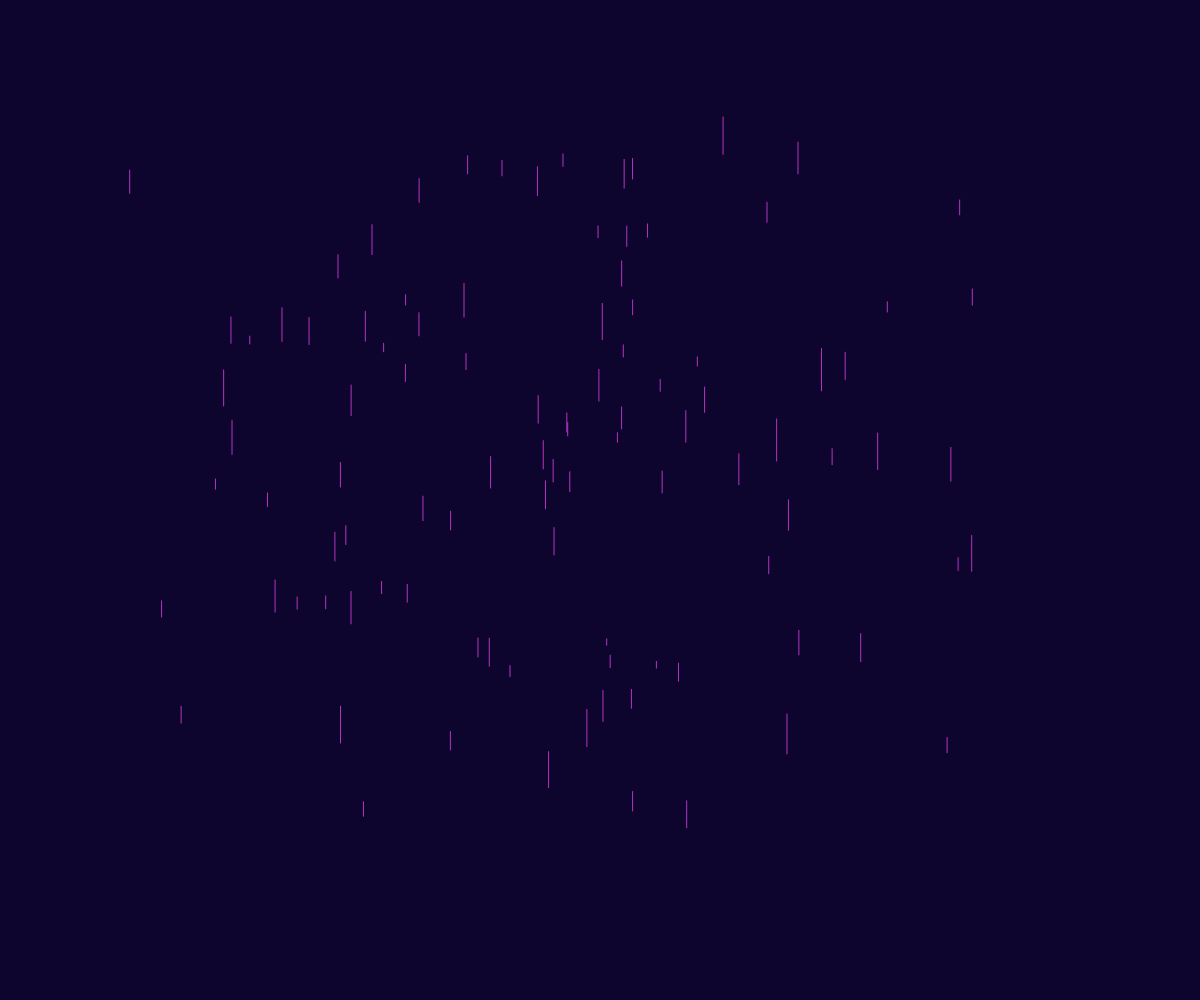
Frame 1 (no input)
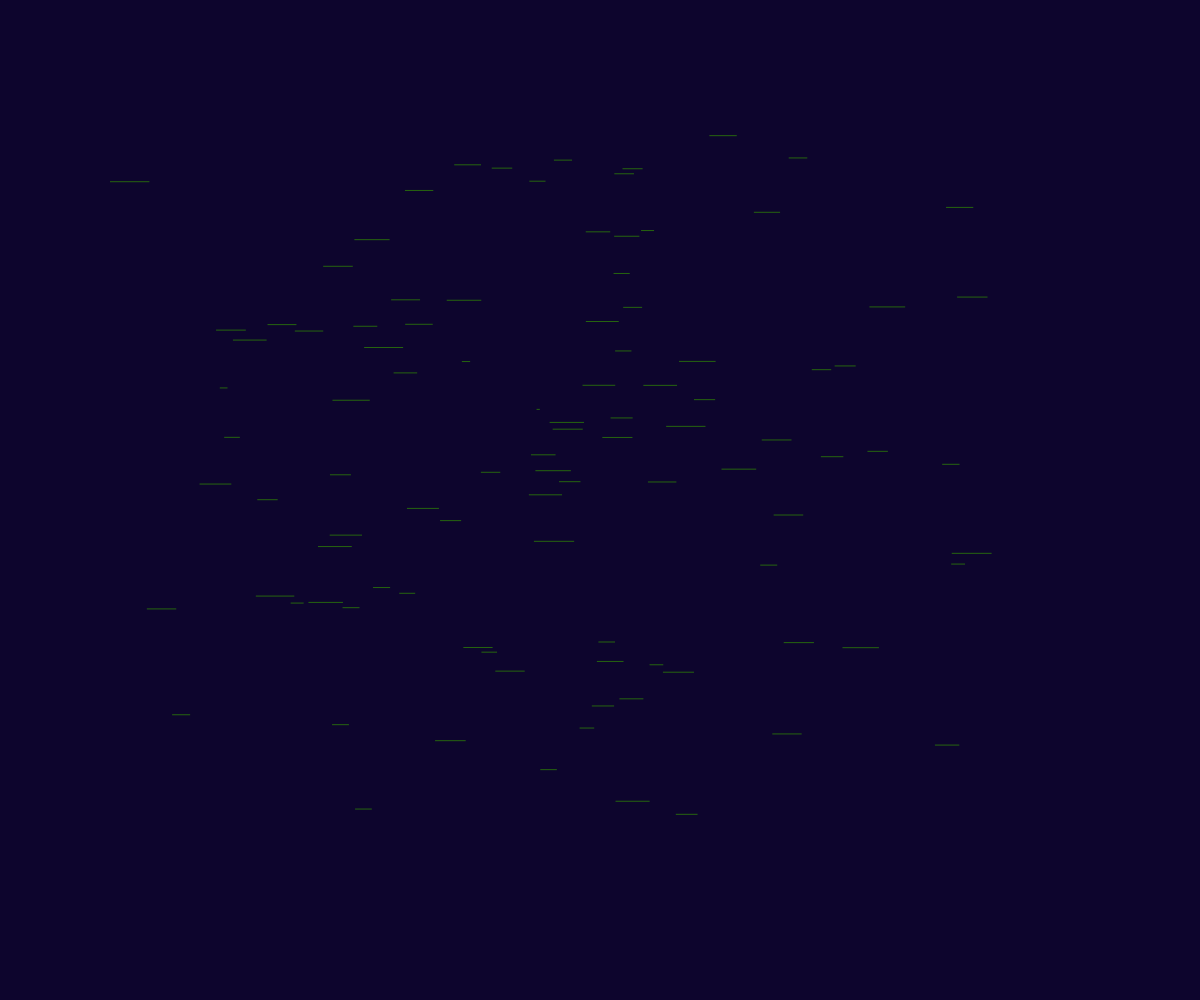
Frame 60 (no input)
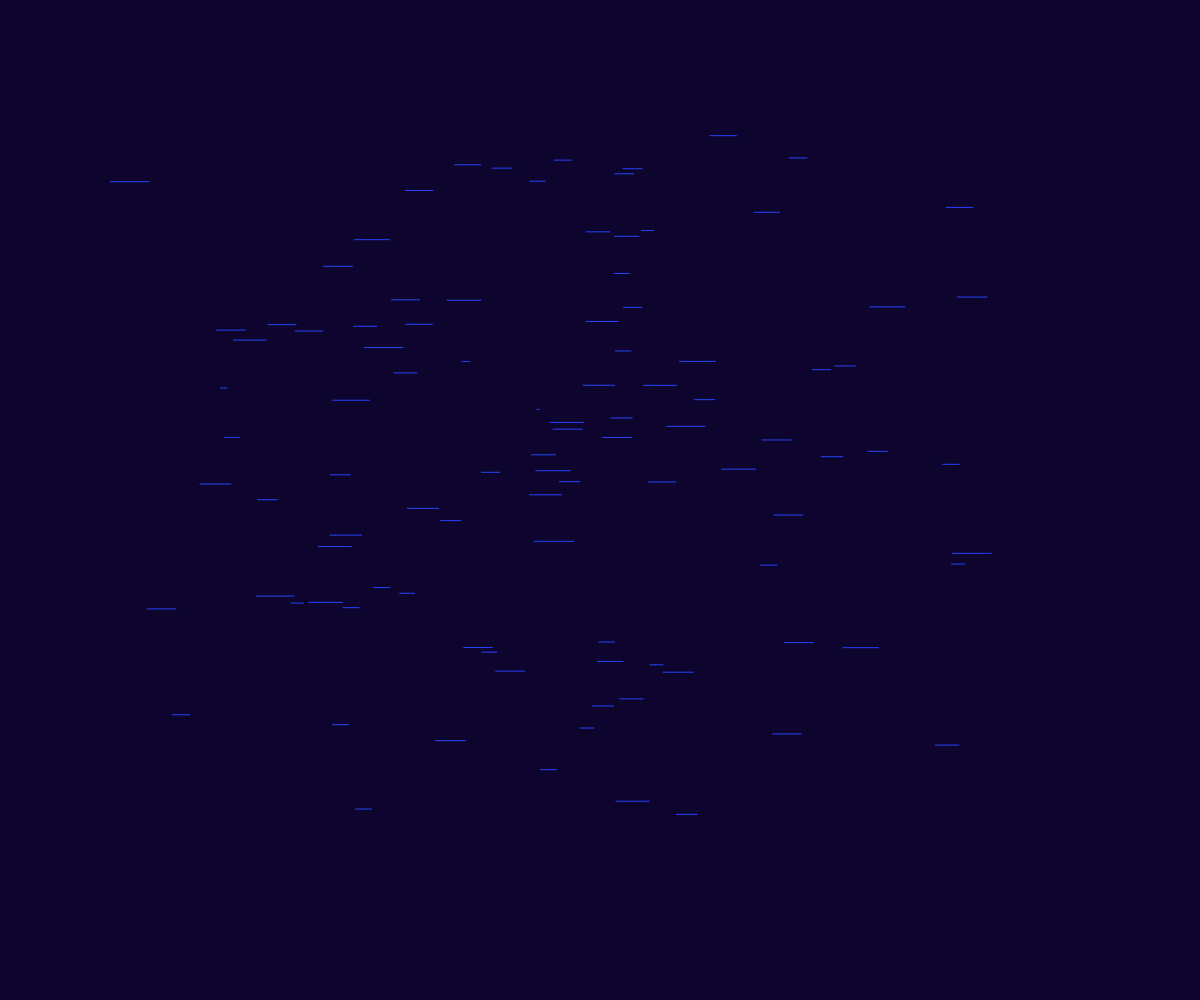
Frame 120 (the mouse pressed at the canvas centre since frame 60)

The p5.js sketch that drew these frames (run headless with seeded random() and noise() and a simulated clock; from frame 60 on, the mouse is pressed at the canvas centre):

// p5.js sketch
// ── sketch.js

function setup() {
  createCanvas(windowWidth,windowHeight); 
  
 }
function draw() {
  background(13,5,45); 
stroke(random(255),random(255),random(255));

let starcounter=0;
while(starcounter<100){
moulistarx(noise(1,starcounter)*width,noise(2,starcounter)*height,noise(3,starcounter)*50,noise(4,starcounter)*50);

starcounter ++;
}
function moulistarx(x,y,w,h){
push();
  translate(x,y);
  if(frameCount%5==0){
    line(-w/2,0,w/2,0);
  }else{
    line(0,h/2,0,-h/2);
  }pop();}




}
